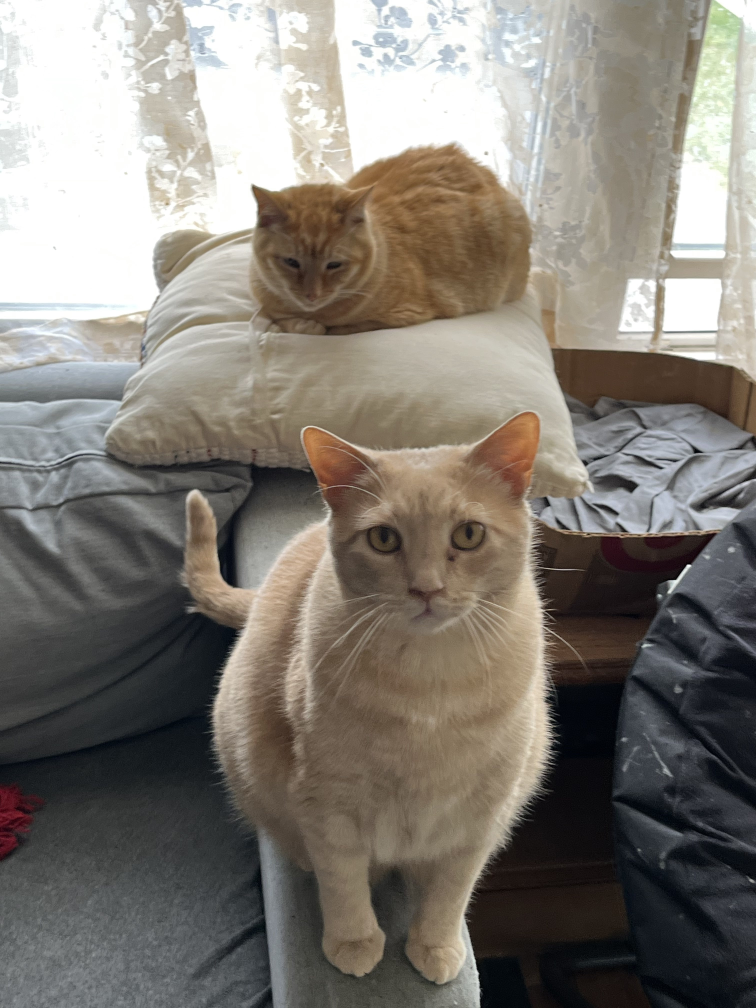
#> input picture amongus-dither/cats.jpg, 3024 x 4032 px (shown at 1/4 size)
$ python dither.py
#> lines starting #> are read from the running program, lines starting #| are printed output that depends on the picture
import numpy as np
from PIL import Image

bayer_matrix_4x4 = np.array([[0, 8, 2, 10],
                             [12, 4, 14, 6],
                             [3, 11, 10, 1],
                             [5, 13, 12, 5]])


def dither_image(image_path):
    # Load the image
#> called with image_path = 'cats.jpg'
    image_pre = Image.open(image_path).convert("L")
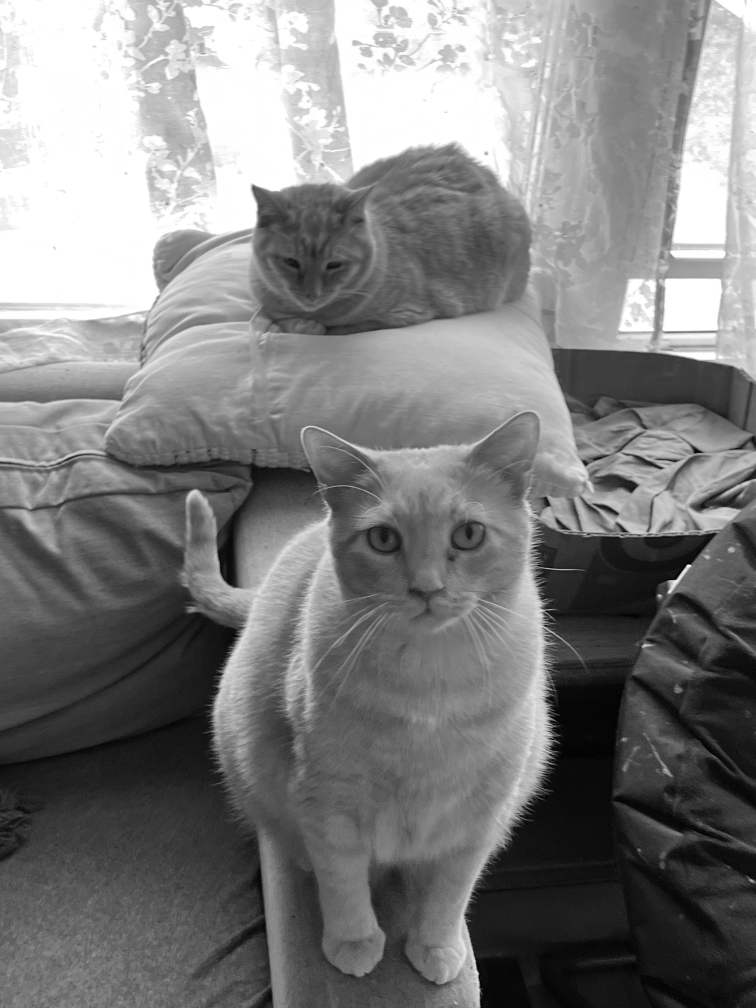
#> image_pre: PIL image 3024x4032 L (shown at 1/4 size); min 0, max 255, mean 126.1
    width_pre, height_pre = image_pre.size
#> width_pre = 3024; height_pre = 4032
    image = image_pre.resize((int(width_pre*0.2), int(height_pre*0.2)))
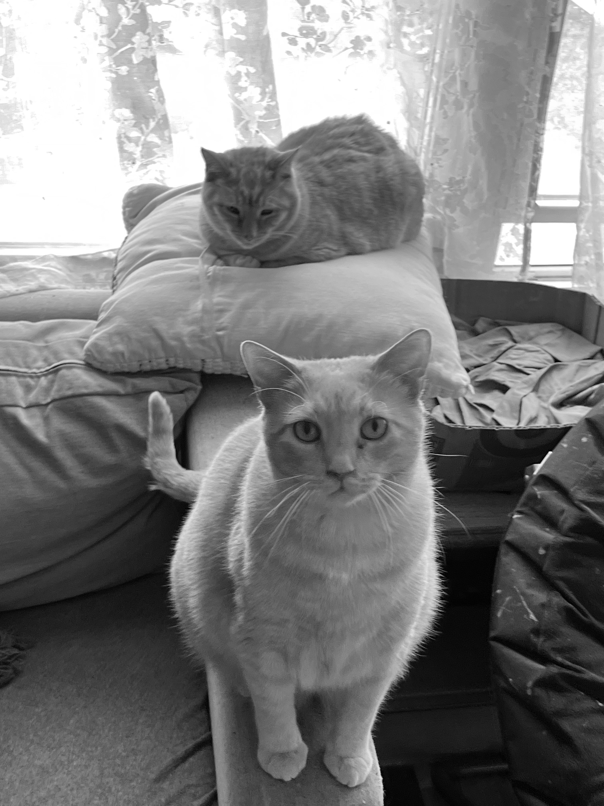
#> image: PIL image 604x806 L; min 0, max 255, mean 126.1
    width, height = image.size
#> width = 604; height = 806

    # Create a blank dithered image with the same size as the original image
    dithered_image = Image.new("L", (width, height))
#> dithered_image: PIL image 604x806 L; every value is 0

    for y in range(height):
        for x in range(width):
            # Get the original grayscale pixel value
            orig_color = image.getpixel((x, y))

            # Calculate the dithering threshold
            threshold = bayer_matrix_4x4[y % 4, x % 4]

            # Apply dithering
            dithered_color = 0 if orig_color < threshold*16 else int(255-threshold)

            # Set the dithered pixel value in the new image
            dithered_image.putpixel((x, y), dithered_color)
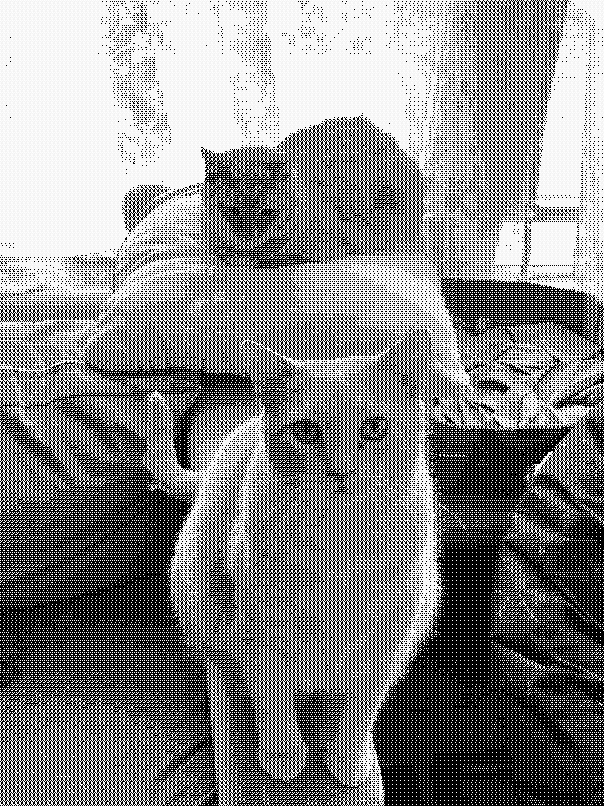
#> dithered_image: PIL image 604x806 L; min 0, max 255, mean 134.1

    return dithered_image

# Example usage
input_image_path = "cats.jpg"
output_image_path = "catsout.jpg"
dithered_image = dither_image(input_image_path)
dithered_image.save(output_image_path)
